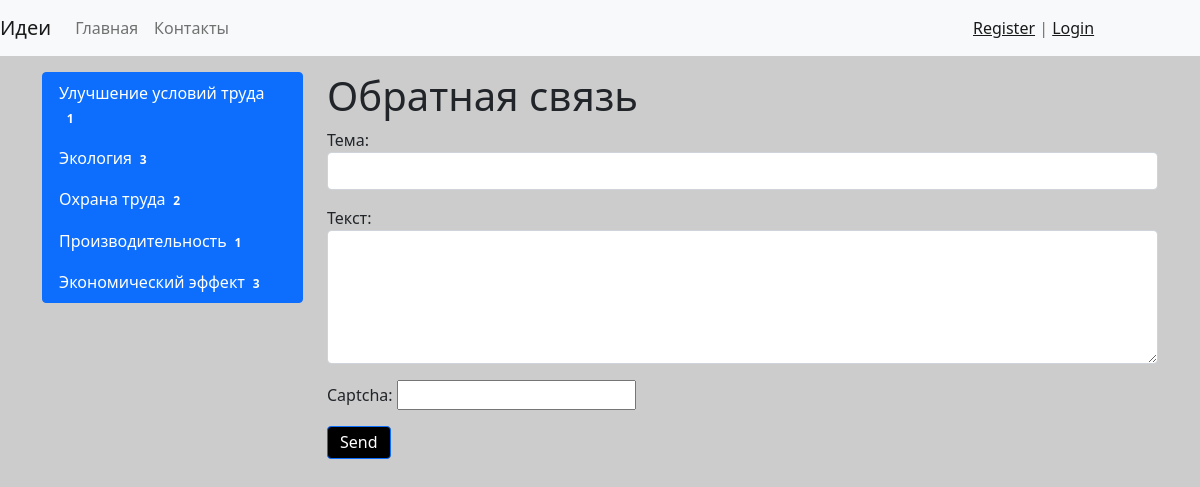
Page /contact/ on the committed database.
### collect/models.py (models this page shows, shortened)
class Category(models.Model):
    title = models.CharField(max_length=150, db_index=True, verbose_name='Наименование категории эффекта')
    def get_absolute_url(self):
        return reverse('category', kwargs={"category_id": self.pk})
    class Meta:
        verbose_name = 'Категория'
        verbose_name_plural = 'Категории'
        ordering = ['title']

### collect/views.py (the view)
# urls.py: path('contact/', contact, name='contact'),
def contact(request):
    if request.method == 'POST':
        form = ContactForm(request.POST)
        if form.is_valid():
            mail = send_mail(form.cleaned_data['subject'], form.cleaned_data['content'], 'dimka77783@mail.ru', ['dimka77783@mail.ru','dimkad617@gmail.com'], fail_silently=True)
            if mail:
                messages.success(request, 'Письмо отправлено')
                return redirect('contact')
            else:
                messages.error(request, 'Ошибка отправки')
        else:
            messages.error(request, 'Ошибка регистрации')
    else:
        form = ContactForm()
    return render(request, 'collect/contact.html', {"form": form})

### collect/forms.py
class ContactForm(forms.Form):
    subject = forms.CharField(label='Тема', widget=forms.TextInput(attrs={'class': 'form-control'}))
    content = forms.CharField(label='Текст', widget=forms.Textarea(attrs={'class': 'form-control', "rows":5}))
    captcha = CaptchaField()

### collect/templatetags/collect_tags.py (called while the page is built)
@register.inclusion_tag('collect/list_categories.html')
def show_categories(arg1='Hello', arg2='world'):
    categories = Category.objects.annotate(cnt=Count('collect',filter=F('collect__is_published'))).filter(cnt__gt=0)
    return {"categories": categories, "arg1": arg1, "arg2": arg2}

### collect/templates/collect/contact.html (shortened to what this page needs)
{% extends 'base.html' %}
{% block sidebar %}
{% include 'inc/_sidebar.html' %}
{% endblock %}
{% block content %}
<h1>Обратная связь</h1>
<form method="post">
    {{ form.as_p }}
    <button type="submit " class="btn btn-primary btn-block">Send</button>
</form>
{% endblock %}

### collect/templates/collect/list_categories.html
<div class="list-group">
    {% for item in categories %}
    <a href="{{ item.get_absolute_url }}" class="list-group-item list-group-item-action active">{{ item.title }}<span class="badge badge-primary badge-pill">{{ item.cnt }}</span></a>
    {% endfor %}
</div>

### ideas/static/css/style.css (style rules this page uses)
body { background-color: #ccc; }
.btn-primary { color: #fff; background-color: #000000; border-color: #0d6efd; }
.btn { display: inline-block; font-weight: 300; line-height: 1.2; }

### rows in the picture
Category: title "Улучшение условий труда", cnt "1"
Category: title "Экология", cnt "3"
Category: title "Охрана труда", cnt "2"
Category: title "Производительность", cnt "1"
Category: title "Экономический эффект", cnt "3"
